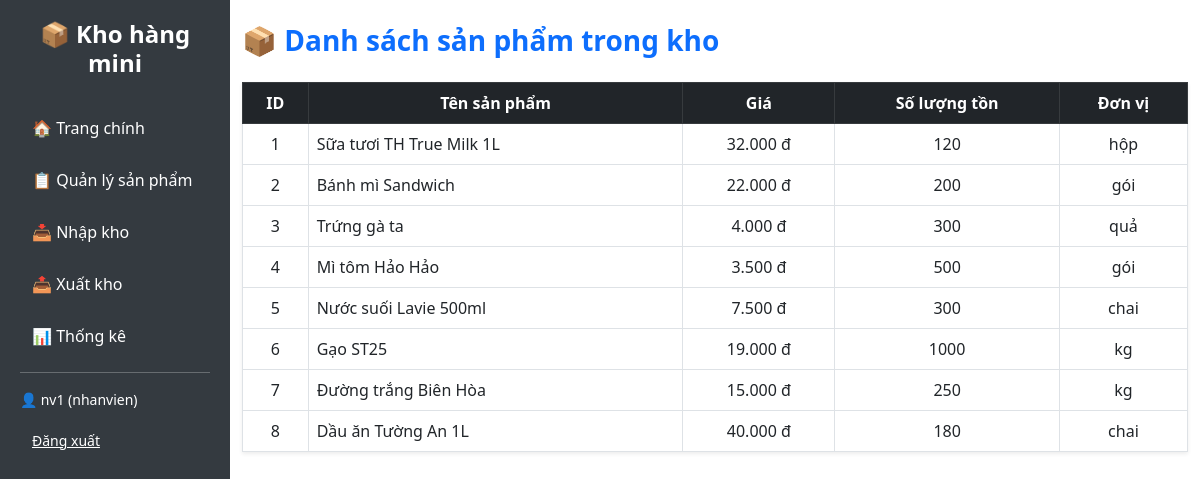
The page /sanpham.php (signed in) on the database its author committed.
### tables this page shows
CREATE TABLE san_pham (
    id INT AUTO_INCREMENT PRIMARY KEY,
    ten_san_pham VARCHAR(100) NOT NULL,
    gia DECIMAL(10,2),
    so_luong INT DEFAULT 0,
    don_vi VARCHAR(20)
);

### sanpham.php (the view, shortened to what this page needs)
<?php
include 'admin_layout.php';
include 'db_connect.php';
$san_pham = $conn->query("SELECT * FROM san_pham ORDER BY id ASC");
?>
<div class="container mt-4">
  <h3 class="mb-4 text-primary fw-bold">📦 Danh sách sản phẩm trong kho</h3>
  <table class="table table-bordered table-hover align-middle text-center bg-white shadow-sm">
    <thead class="table-dark">
      <tr>
        <th>ID</th>
        <th>Tên sản phẩm</th>
        <th>Giá</th>
        <th>Số lượng tồn</th>
        <th>Đơn vị</th>
      </tr>
    </thead>
    <tbody>
      <?php while ($row = $san_pham->fetch_assoc()): ?>
        <tr>
          <td><?= $row['id'] ?></td>
          <td class="text-start"><?= $row['ten_san_pham'] ?></td>
          <td><?= number_format($row['gia'], 0, ',', '.') ?> đ</td>
          <td><?= $row['so_luong'] ?></td>
          <td><?= $row['don_vi'] ?></td>
        </tr>
      <?php endwhile; ?>
    </tbody>
  </table>
</div>

### admin_layout.php (shortened to what this page needs)
<!DOCTYPE html>
<html lang="vi">
<head>
  <link href="https://cdn.jsdelivr.net/npm/bootstrap@5.3.0/dist/css/bootstrap.min.css" rel="stylesheet">
</head>
<div class="sidebar">
  <h4>📦 Kho hàng mini</h4>
  <a href="dashboard.php">🏠 Trang chính</a>
  <a href="sanpham.php">📋 Quản lý sản phẩm</a>
  <a href="nhap_kho.php">📥 Nhập kho</a>
  <a href="xuat_kho.php">📤 Xuất kho</a>
  <a href="thong_ke.php">📊 Thống kê</a>
  <hr>
  <?php if (isset($_SESSION['username'])): ?>
    <div class="text-white small mt-3">
      👤 <?= $_SESSION['username'] ?> (<?= $_SESSION['role'] ?>)<br>
      <a href="logout.php" class="text-decoration-underline text-white">Đăng xuất</a>
    </div>
  <?php endif; ?>
</div>

### admin_layout.php (style rules this page uses)
.sidebar { width: 230px; background-color: #343a40; color: white; padding: 20px; flex-shrink: 0; }
.sidebar h4 { font-weight: bold; margin-bottom: 30px; text-align: center; }
.sidebar a { color: white; display: block; margin: 12px 0; text-decoration: none; padding: 8px 12px; border-radius: 5px; transition: background 0.3s; }

### rows shown on the page
san_pham: id "1", ten_san_pham "Sữa tươi TH True Milk 1L", gia "32.000", so_luong "120", don_vi "hộp"
san_pham: id "2", ten_san_pham "Bánh mì Sandwich", gia "22.000", so_luong "200", don_vi "gói"
san_pham: id "3", ten_san_pham "Trứng gà ta", gia "4.000", so_luong "300", don_vi "quả"
san_pham: id "4", ten_san_pham "Mì tôm Hảo Hảo", gia "3.500", so_luong "500", don_vi "gói"
san_pham: id "5", ten_san_pham "Nước suối Lavie 500ml", gia "7.500", so_luong "300", don_vi "chai"
san_pham: id "6", ten_san_pham "Gạo ST25", gia "19.000", so_luong "1000", don_vi "kg"
san_pham: id "7", ten_san_pham "Đường trắng Biên Hòa", gia "15.000", so_luong "250", don_vi "kg"
san_pham: id "8", ten_san_pham "Dầu ăn Tường An 1L", gia "40.000", so_luong "180", don_vi "chai"

### other values the page prints
$_SESSION['username'] "nv1"
$_SESSION['role'] "nhanvien"
